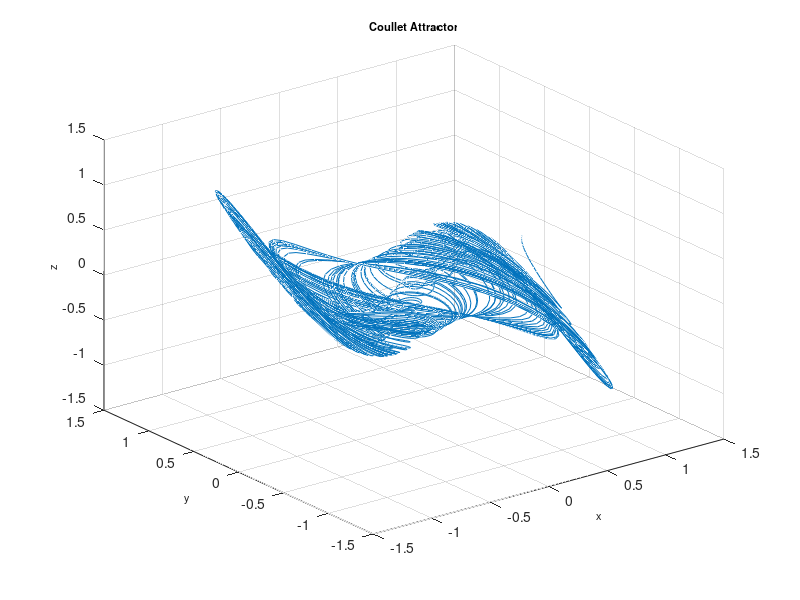

Recreate this plot in MATLAB.
function Coullet
%==========================================================================
% Matlab program to plot a phase portrait of the 3D chaotic system
%==========================================================================
clear
clc
clf
%==================== Parameters ==========================================
a = 0.8; b=-1.1; c=-0.45; d=-1;
%===================== Initial conditions =================================
initial=[1, 0.1, 0.2]; 
% =============== Solves ODEs =============================================
deq1=@(t,x) [x(2); x(3); a*x(1)+b*x(2)+c*x(3)+d*x(1)^3];
[~,sol] = ode45(deq1,[0, 1000],initial);
%============= Runs simulation ============================================
    plot3(sol(:,1),sol(:,2),sol(:,3)),grid
    title('Coullet Attractor','fontsize',8)
    xlabel('x','fontsize',8)
    ylabel('y','fontsize',8)
    zlabel('z','fontsize',8)
%================= End of program =========================================
